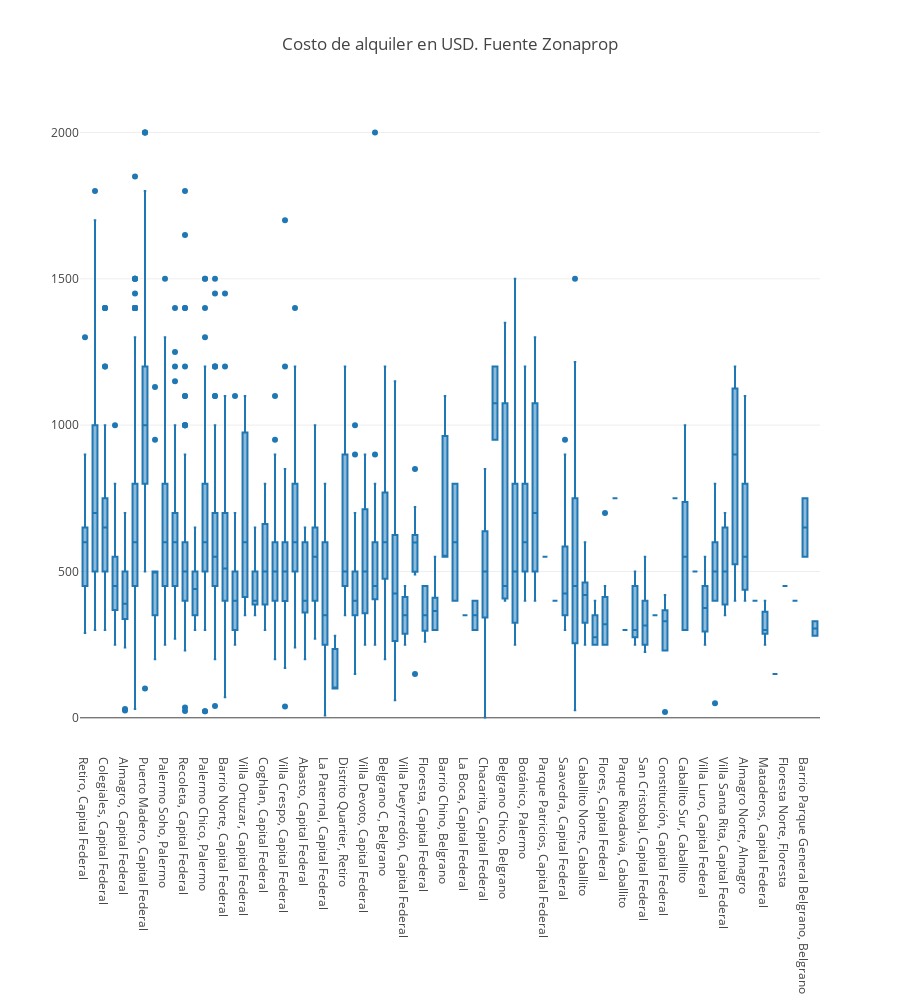

Notebook cell for this chart:
### Code cell
fig = go.Figure()
fig.add_trace(go.Box(y = df_usd["Price"], x = df_usd["Location"]))
fig.update_layout(template = None, margin = {"b":250}, title_text = "Costo de alquiler en USD. Fuente Zonaprop",
                  height = 1_000)
fig.show()

### Figure 1 — Plotly figure (JSON) as saved in the notebook; plotly's stock layout.template omitted (floating-point values rounded to 4 significant figures; data arrays with more than 128 entries replaced by an {"elided": "..."} marker saying what was removed)
{"data": [{"type": "box", "x": {"elided": "2163 str values"}, "y": {"elided": "2163 int values"}}], "layout": {"height": 1000, "margin": {"b": 250}, "title": {"text": "Costo de alquiler en USD. Fuente Zonaprop"}}}
